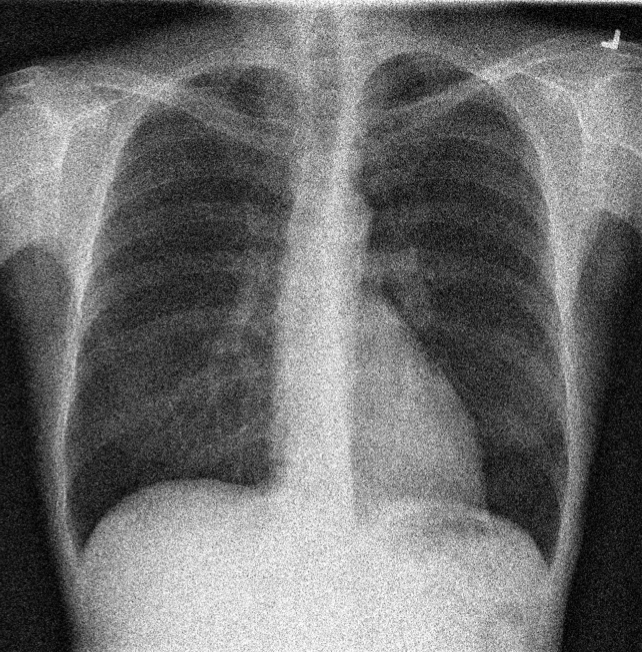
#> input picture Original_Images/Speckle_images/3.png, 642 x 652 px
$ jupyter execute Task_2_Speckle_Removal.ipynb
#> lines starting #> are read from the running program, lines starting #| are printed output that depends on the picture
[cell 1]
import cv2
import numpy as np
import matplotlib.pyplot as plt
from PIL import Image
import os

def display_image(array):
    plt.imshow(array, cmap='gray')
    plt.axis('off')
    plt.show()

def read_image(path):
#> called with path = 'Original_Images/Speckle_images/3.png'
    original = cv2.imread(path, cv2.IMREAD_GRAYSCALE)
#> original is the input picture: shape (652, 642); min 0, max 255, mean 108.6
    print("Original Image: ", path)
    display_image(original)
    return original

def save_image(array, path, file_name):
    if array.dtype != np.uint8:
        array = ((array - array.min()) / (array.max() - array.min()) * 255).astype('uint8')

    image = Image.fromarray(array)

    if not os.path.exists(path):
        os.makedirs(path)

    full_path = os.path.join(path, file_name)
    image.save(full_path, 'PNG')
    print(f"Image saved at {full_path}")

def bilateral_filtering(image_matrix,region):
#> called with region = 35
    filtered = cv2.bilateralFilter(image_matrix, d=-1, sigmaColor=region, sigmaSpace=region)
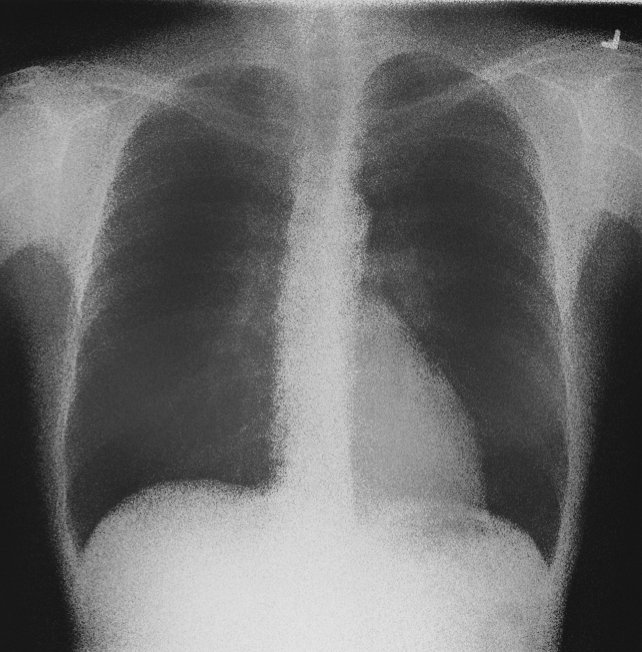
#> filtered: shape (652, 642); min 16, max 228, mean 108.1
    print("Filtered Image: ")
    display_image(filtered)
    return filtered

# Image 3.png / Region Size 35

[cell 2]
image_3 = read_image('Original_Images/Speckle_images/3.png')
image_3_filtered = bilateral_filtering(image_3, region=35)
save_image(image_3_filtered, 'Results/Speckle_Filtering_Results', 'image_3_filtered.png')

# Image 4.png / Region Size 50

[cell 3]
image_4 = read_image('Original_Images/Speckle_images/4.png')
#> call 2 of read_image, with path = 'Original_Images/Speckle_images/4.png'
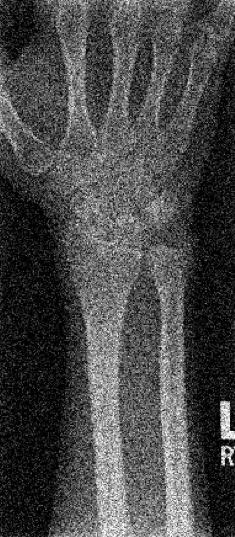
#> input picture Original_Images/Speckle_images/4.png, 235 x 537 px
#> in read_image, original is the input picture: shape (537, 235); min 0, max 255, mean 72.4
image_4_filtered = bilateral_filtering(image_4, region=50)
#> call 2 of bilateral_filtering, with region = 50
#> in bilateral_filtering (call 2), `filtered = cv2.bilateralFilter(image_matrix, d=-1, sigmaColor=region, ..`:
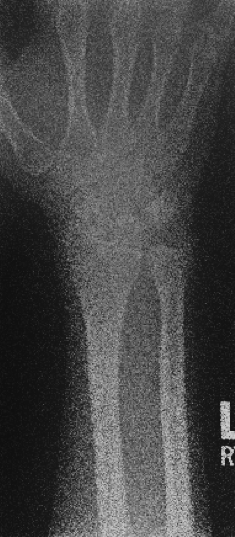
#> filtered: shape (537, 235); min 15, max 206, mean 70.6
save_image(image_4_filtered, 'Results/Speckle_Filtering_Results', 'image_4_filtered.png')

# Image 5.png / Region 40

[cell 4]
image_5 = read_image('Original_Images/Speckle_images/5.png')
#> call 3 of read_image, with path = 'Original_Images/Speckle_images/5.png'
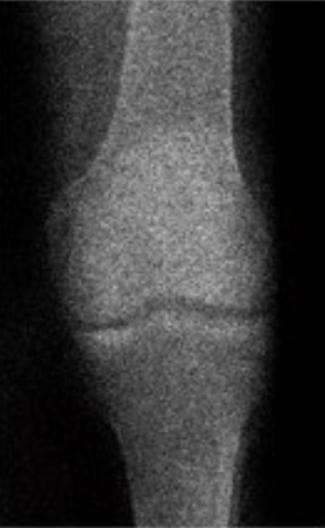
#> input picture Original_Images/Speckle_images/5.png, 325 x 528 px
image_5_filtered = bilateral_filtering(image_5, region=40)
#> call 3 of bilateral_filtering, with region = 40
#> in bilateral_filtering (call 3), `filtered = cv2.bilateralFilter(image_matrix, d=-1, sigmaColor=region, ..`:
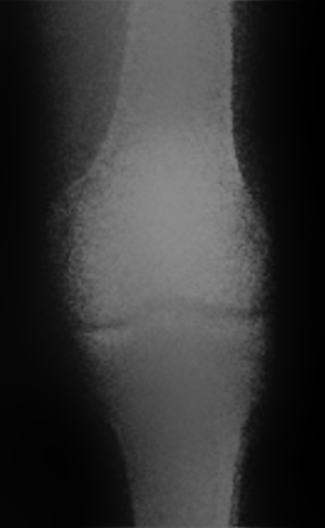
#> filtered: shape (528, 325); min 0, max 140, mean 53.3
save_image(image_5_filtered, 'Results/Speckle_Filtering_Results', 'image_5_filtered.png')
